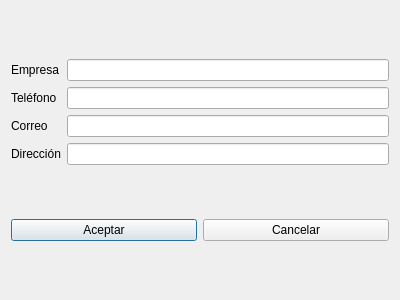
<?xml version="1.0" encoding="UTF-8"?>
<ui version="4.0">
 <class>Dialog</class>
 <widget class="QDialog" name="Dialog">
  <property name="geometry">
   <rect>
    <x>0</x>
    <y>0</y>
    <width>400</width>
    <height>300</height>
   </rect>
  </property>
  <property name="windowTitle">
   <string>Agregar/Editar Proveedor</string>
  </property>
  <layout class="QGridLayout" name="gridLayout">
   <item row="0" column="0">
    <layout class="QVBoxLayout" name="verticalLayout">
     <item>
      <widget class="QLabel" name="label">
       <property name="text">
        <string>Empresa</string>
       </property>
      </widget>
     </item>
     <item>
      <widget class="QLabel" name="label_2">
       <property name="text">
        <string>Teléfono</string>
       </property>
      </widget>
     </item>
     <item>
      <widget class="QLabel" name="label_3">
       <property name="text">
        <string>Correo</string>
       </property>
      </widget>
     </item>
     <item>
      <widget class="QLabel" name="label_4">
       <property name="text">
        <string>Dirección</string>
       </property>
      </widget>
     </item>
    </layout>
   </item>
   <item row="0" column="1">
    <layout class="QVBoxLayout" name="verticalLayout_2">
     <item>
      <widget class="QLineEdit" name="nombre_input">
       <property name="alignment">
        <set>Qt::AlignmentFlag::AlignLeading|Qt::AlignmentFlag::AlignLeft|Qt::AlignmentFlag::AlignVCenter</set>
       </property>
      </widget>
     </item>
     <item>
      <widget class="QLineEdit" name="telefono_input">
       <property name="alignment">
        <set>Qt::AlignmentFlag::AlignLeading|Qt::AlignmentFlag::AlignLeft|Qt::AlignmentFlag::AlignVCenter</set>
       </property>
      </widget>
     </item>
     <item>
      <widget class="QLineEdit" name="email_input">
       <property name="alignment">
        <set>Qt::AlignmentFlag::AlignLeading|Qt::AlignmentFlag::AlignLeft|Qt::AlignmentFlag::AlignVCenter</set>
       </property>
      </widget>
     </item>
     <item>
      <widget class="QLineEdit" name="direccion_input">
       <property name="alignment">
        <set>Qt::AlignmentFlag::AlignLeading|Qt::AlignmentFlag::AlignLeft|Qt::AlignmentFlag::AlignVCenter</set>
       </property>
      </widget>
     </item>
    </layout>
   </item>
   <item row="1" column="0" colspan="2">
    <layout class="QHBoxLayout" name="horizontalLayout">
     <item>
      <widget class="QPushButton" name="aceptar_button">
       <property name="text">
        <string>Aceptar</string>
       </property>
      </widget>
     </item>
     <item>
      <widget class="QPushButton" name="cancelar_button">
       <property name="text">
        <string>Cancelar</string>
       </property>
      </widget>
     </item>
    </layout>
   </item>
  </layout>
 </widget>
 <resources/>
 <connections/>
</ui>
